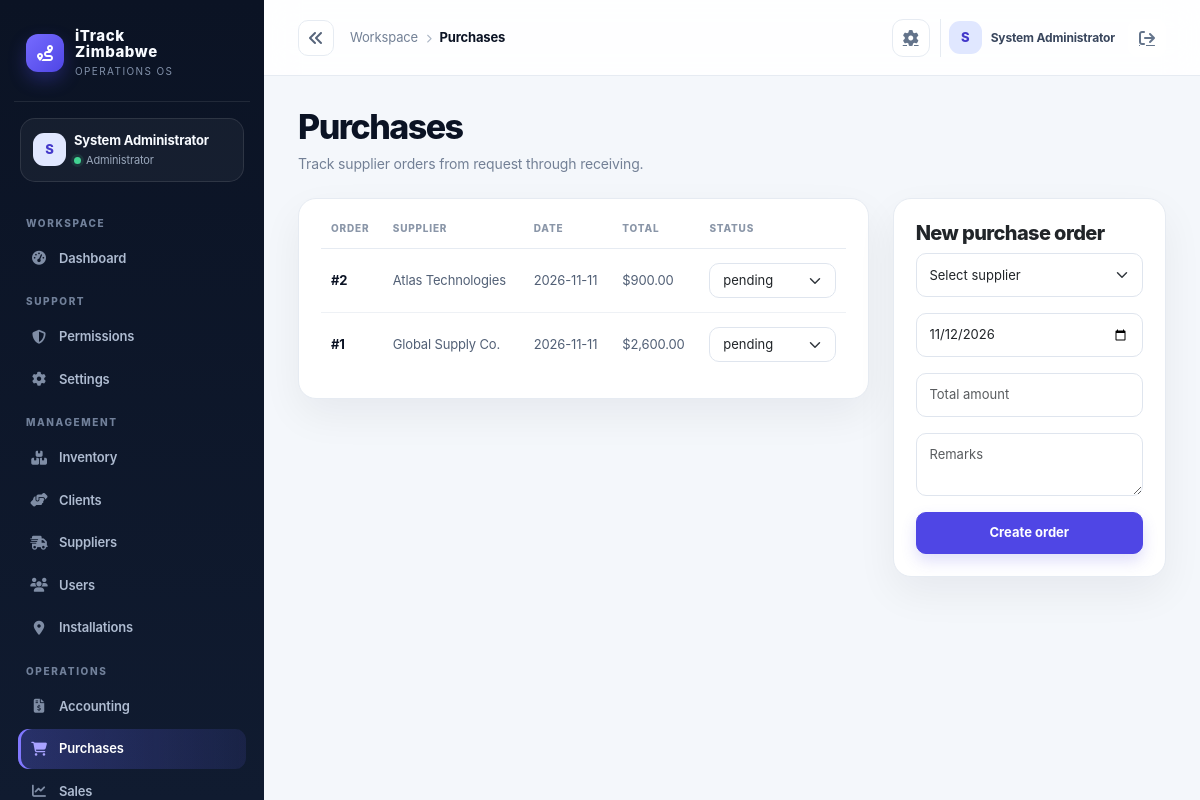
The app's page /index.php?controller=purchases (signed in) with its own data.
### tables this page shows
CREATE TABLE IF NOT EXISTS purchase_orders (
  id INT AUTO_INCREMENT PRIMARY KEY,
  supplier_id INT NULL,
  ordered_by INT NULL,
  order_date DATE NOT NULL DEFAULT CURRENT_DATE,
  status VARCHAR(50) NOT NULL DEFAULT 'pending',
  total_amount DECIMAL(14,2) NOT NULL DEFAULT 0.00,
  remarks TEXT,
  created_at TIMESTAMP DEFAULT CURRENT_TIMESTAMP,
  FOREIGN KEY (supplier_id) REFERENCES suppliers(id) ON DELETE SET NULL,
  FOREIGN KEY (ordered_by) REFERENCES users(id) ON DELETE SET NULL
);

CREATE TABLE IF NOT EXISTS suppliers (
  id INT AUTO_INCREMENT PRIMARY KEY,
  company_name VARCHAR(150) NOT NULL,
  contact_name VARCHAR(150),
  email VARCHAR(150),
  phone VARCHAR(50),
  address TEXT,
  status VARCHAR(20) NOT NULL DEFAULT 'active',
  created_at TIMESTAMP DEFAULT CURRENT_TIMESTAMP
);

### app/controllers/PurchasesController.php (called while the page is built, shortened)
<?php
class PurchasesController extends Controller {
 private PurchaseOrder $model; private Supplier $suppliers;
 public function __construct(){ $this->model=new PurchaseOrder(); $this->suppliers=new Supplier(); }
 public function index(): void { $this->requireModuleAccess('purchases', ['Administrator','Procurement Officer','Store Officer']); $this->view('purchases/index',['title'=>'Purchases','orders'=>$this->model->all(),'suppliers'=>$this->suppliers->all(),'error'=>$_SESSION['flash_error']??null]); unset($_SESSION['flash_error']); }
}

### public/index.php (called while the page is built, shortened)
<?php
$uri = $_SERVER['REQUEST_URI'] ?? '/';
$controllerKey = $_GET['controller'] ?? null;
$actionKey = $_GET['action'] ?? null;
$route = $controllerKey ? [
    'controller' => ucfirst($controllerKey) . 'Controller',
    'action' => $actionKey ?? 'index',
] : Router::route($uri);
$actionName = $route['action'];
$controller = new $controllerName();
$controller->$actionName();

### app/core/Model.php (called while the page is built, shortened)
<?php
require_once dirname(__DIR__) . '/config/database.php';
abstract class Model
{
    protected PDO $db;
    public function __construct()
    {
        $this->db = Database::getInstance();
    }
    protected function fetchAll(string $sql, array $params = []): array
    {
        $stmt = $this->db->prepare($sql);
        $stmt->execute($params);
        return $stmt->fetchAll();
    }
    protected function execute(string $sql, array $params = []): int
    {
        $stmt = $this->db->prepare($sql);
        $stmt->execute($params);
        return $stmt->rowCount();
    }
}

### app/config/env.php (called while the page is built, shortened)
<?php
function loadEnv(): array
{
    static $loaded = null;
    if ($loaded !== null) {
        return $loaded;
    }
    $loaded = [];
    $envPath = dirname(__DIR__, 2) . '/.env';
    if (!is_readable($envPath)) {
        return $loaded;
    }
    return $loaded;
}
function env(string $key, $default = null)
{
    $vars = loadEnv();
    $value = getenv($key);
    return $value !== false ? $value : $default;
}

### app/config/app.php (called while the page is built)
<?php
require_once __DIR__ . '/env.php';
return [
    'app_name' => env('APP_NAME', 'iTrack Zimbabwe'),
    'environment' => strtolower((string) env('APP_ENV', 'development')),
    'db_driver' => strtolower((string) env('DB_DRIVER', 'auto')),
    'db_sqlite_path' => (string) env('DB_SQLITE_PATH', dirname(__DIR__, 2) . '/storage/itrack.sqlite'),
    'allow_registration' => filter_var(env('APP_ALLOW_REGISTRATION', !in_array(strtolower((string) env('APP_ENV', 'development')), ['prod', 'production'], true)), FILTER_VALIDATE_BOOLEAN),
    'session_secure' => filter_var(env('APP_SESSION_SECURE', false), FILTER_VALIDATE_BOOLEAN),
    'mail_from' => env('MAIL_FROM', 'no-reply@localhost'),
    'public_url' => rtrim((string) env('APP_PUBLIC_URL', ''), '/'),
    'debug' => filter_var(env('APP_DEBUG', false), FILTER_VALIDATE_BOOLEAN),
    'base_url' => env('APP_BASE_URL', '/itrack-zimbabwe'),
    'db' => [
        'host' => env('DB_HOST', '127.0.0.1'),
        'port' => env('DB_PORT', '3306'),
        'name' => env('DB_NAME', 'itrack_zimbabwe'),
        'user' => env('DB_USER', 'root'),
        'pass' => env('DB_PASS', ''),
    ],
    'session_name' => env('SESSION_NAME', 'itrack_session'),
    'csrf_token_name' => env('CSRF_TOKEN_NAME', 'csrf_token'),
    'upload_dir' => env('UPLOAD_DIR', dirname(__DIR__, 1) . '/uploads'),
    'openrouter_api_key' => env('OPENROUTER_API_KEY', ''),
    'openrouter_model' => env('OPENROUTER_MODEL', 'openrouter/free'),
];

### app/config/database.php (called while the page is built, shortened)
<?php
require_once dirname(__DIR__) . '/config/app.php';
class Database
{
    private static ?PDO $instance = null;
    public static function getInstance(): PDO
    {
        if (self::$instance === null) {
            $config = require dirname(__DIR__) . '/config/app.php';
            $mysqlEnabled = extension_loaded('pdo_mysql');
            if ($config['db_driver'] === 'sqlite') {
                self::$instance = self::createSqliteInstance($config);
            } elseif ($config['db_driver'] === 'mysql' || ($config['db_driver'] === 'auto' && $mysqlEnabled)) {
                try {
                    $dsn = sprintf('mysql:host=%s;port=%s;dbname=%s;charset=utf8mb4', $config['db']['host'], $config['db']['port'], $config['db']['name']);
                    self::$instance = new PDO($dsn, $config['db']['user'], $config['db']['pass'], [
                        PDO::ATTR_ERRMODE => PDO::ERRMODE_EXCEPTION,
                        PDO::ATTR_DEFAULT_FETCH_MODE => PDO::FETCH_ASSOC,
                        PDO::ATTR_EMULATE_PREPARES => false,
                    ]);
                } catch (PDOException $exception) {
                    if ($config['environment'] === 'production' || $config['db_driver'] === 'mysql') {
                        throw new RuntimeException('Unable to connect to the configured MySQL database.', 0, $exception);
                    }
                    self::$instance = self::createSqliteInstance($config);
                }
            } else {
                if ($config['environment'] === 'production' && $config['db_driver'] !== 'sqlite') {
                    throw new RuntimeException('Production requires DB_DRIVER=mysql or an explicit DB_DRIVER=sqlite configuration.');
                }
                self::$instance = self::createSqliteInstance($config);
            }
        }
        return self::$instance;
    }
}

### app/models/PurchaseOrder.php (called while the page is built, shortened)
<?php
class PurchaseOrder extends ModuleModel {
    public function all(): array { return $this->fetchAll("SELECT po.*, s.company_name AS supplier_name, u.name AS ordered_by_name FROM purchase_orders po LEFT JOIN suppliers s ON s.id=po.supplier_id LEFT JOIN users u ON u.id=po.ordered_by ORDER BY po.id DESC"); }
}

### app/views/purchases/index.php (the view)
<div class="d-flex justify-content-between align-items-start mb-4"><div><h1 class="page-title">Purchases</h1><p class="page-subtitle">Track supplier orders from request through receiving.</p></div></div><div class="row g-4"><div class="col-lg-8"><div class="card"><div class="card-body"><div class="table-responsive"><table class="table align-middle"><thead><tr><th>Order</th><th>Supplier</th><th>Date</th><th>Total</th><th>Status</th></tr></thead><tbody><?php foreach($orders as $order): ?><tr><td>#<?= (int)$order['id'] ?></td><td><?= htmlspecialchars($order['supplier_name']??'Unassigned') ?></td><td><?= htmlspecialchars($order['order_date']) ?></td><td>$<?= number_format((float)$order['total_amount'],2) ?></td><td><form method="post" action="?controller=purchases&action=status" class="d-flex gap-2"><?= $this->csrfField() ?><input type="hidden" name="id" value="<?= (int)$order['id'] ?>"><select name="status" class="form-select form-select-sm" onchange="this.form.submit()"><option <?= $order['status']==='pending'?'selected':'' ?>>pending</option><option <?= $order['status']==='approved'?'selected':'' ?>>approved</option><option <?= $order['status']==='received'?'selected':'' ?>>received</option><option <?= $order['status']==='cancelled'?'selected':'' ?>>cancelled</option></select></form></td></tr><?php endforeach; ?></tbody></table></div></div></div></div><div class="col-lg-4"><div class="card"><div class="card-body"><h5>New purchase order</h5><form method="post" action="?controller=purchases&action=create" class="vstack gap-3"><?= $this->csrfField() ?><select class="form-select" name="supplier_id"><option value="">Select supplier</option><?php foreach($suppliers as $s): ?><option value="<?= (int)$s['id'] ?>"><?= htmlspecialchars($s['company_name']) ?></option><?php endforeach; ?></select><input class="form-control" type="date" name="order_date" value="<?= date('Y-m-d') ?>"><input class="form-control" type="number" step="0.01" name="total_amount" placeholder="Total amount"><textarea class="form-control" name="remarks" placeholder="Remarks"></textarea><button class="btn btn-primary">Create order</button></form></div></div></div></div>

### app/views/layouts/main.php (style rules this page uses)
:root { --ink:#0b1324; --ink-2:#111d33; --muted:#738096; --line:#e6ebf2; --canvas:#f4f7fb; --card:#fff; --brand:#4f46e5; --brand-2:#6d5dfc; --mint:#13b981; --amber:#f59e0b; --danger:#e25555; --shadow:0 16px 40px rgba(15,23,42,.06); }
* { box-sizing:border-box; }
body { background:var(--canvas); color:var(--ink); margin:0; font-family:Inter,ui-sans-serif,system-ui,-apple-system,"Segoe UI",sans-serif; letter-spacing:-.01em; }
.page-title { font-size:clamp(25px,3vw,34px); font-weight:800; letter-spacing:-.045em; margin:0; line-height:1.1; }
main > .d-flex.justify-content-between { margin-bottom:24px !important; }
.page-subtitle { color:var(--muted); font-size:14px; margin:8px 0 0; max-width:700px; }
.card { border:1px solid var(--line); border-radius:18px; background:var(--card); box-shadow:var(--shadow); }
.card .card-body { padding:22px; }
.btn { border-radius:10px; font-weight:700; font-size:13px; padding:.63rem .9rem; }
.btn-primary { background:var(--brand); border-color:var(--brand); box-shadow:0 7px 15px rgba(79,70,229,.18); }
.table { margin:0; font-size:13px; }
.table thead th { color:#8a96a8; border-bottom:1px solid var(--line); text-transform:uppercase; letter-spacing:.08em; font-size:10px; font-weight:800; padding:0 10px 12px; white-space:nowrap; }
.table tbody td { padding:14px 10px; border-color:#eef1f5; color:#526076; vertical-align:middle; }
.table tbody tr:last-child td { border-bottom:0; }
.table tbody td:first-child { color:var(--ink); font-weight:750; }
.form-control,.form-select { border-color:#dfe5ee; border-radius:10px; font-size:13px; padding:.7rem .8rem; }
.table-responsive { border-radius:12px; }
.card > .card-body > h2, .card > .card-body > h3, .card > .card-body > h4, .card > .card-body > h5 { font-weight:800; letter-spacing:-.03em; }
.card .form-select-sm { min-width:118px; padding-top:.42rem; padding-bottom:.42rem; }

### records on screen
purchase_orders: id "2", supplier.company_name "Atlas Technologies", order_date "2026-11-11", total_amount "900.00", status "pending"
purchase_orders: id "1", supplier.company_name "Global Supply Co.", order_date "2026-11-11", total_amount "2,600.00", status "pending"

### other values on screen
$initials "S"
$user['name'] "System Administrator"
$role "Administrator"
$group "WORKSPACE"
$item['label'] "Dashboard"
$group "SUPPORT"
$item['label'] "Permissions"
$item['label'] "Settings"
$group "MANAGEMENT"
$item['label'] "Inventory"
$item['label'] "Clients"
$item['label'] "Suppliers"
$item['label'] "Users"
$item['label'] "Installations"
$group "OPERATIONS"
